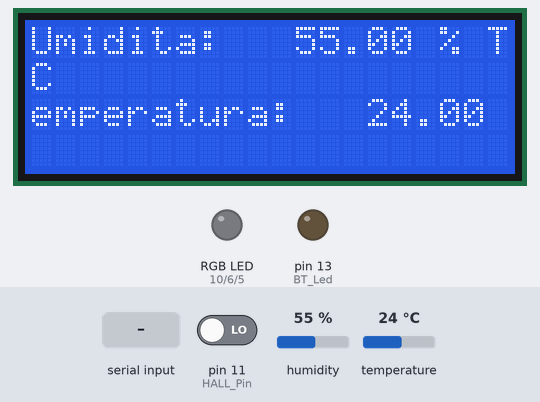
A sketch run on a simulated Arduino Uno, built with avr-gcc and run on an emulated ATmega328P. On the bench: 20×4 character LCD, an RGB LED mixed from three pins (HIGH = lit), output pins drawn as LEDs (lit = HIGH). The inputs (shaded band) are chosen by the test bench; at power-on: pin 11 (HALL_Pin) LOW, humidity 55 %, temperature 24 °C. Dim RGB values are drawn brighter than linear.

Above: at 2.7 s.
2.8 s: "1" received over the second serial link
At 7.0 s:
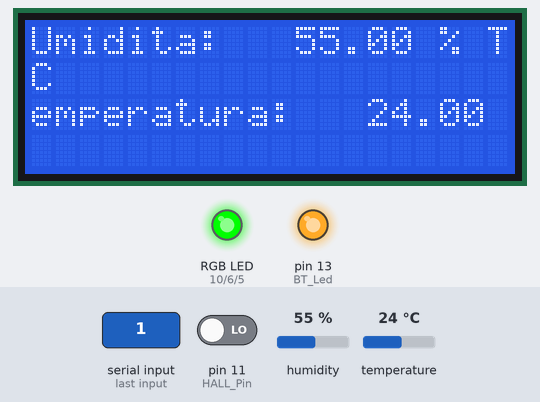
7.8 s: pin 11 (HALL_Pin) driven HIGH
At 9.3 s:
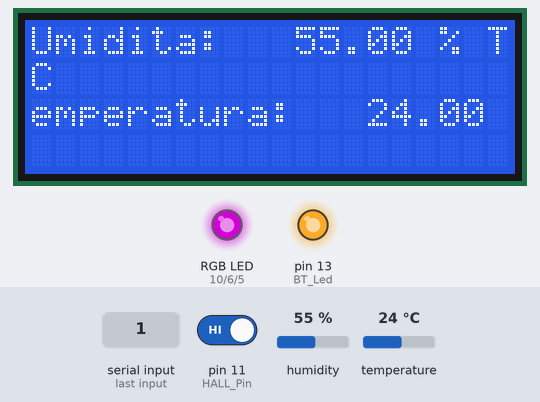
10.3 s: "0" received over the second serial link
At 13.08 s:
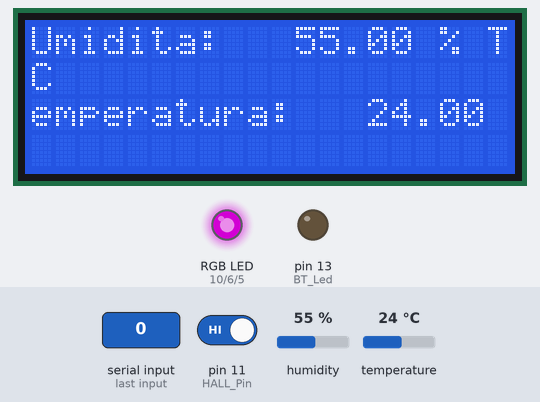
14.6 s: humidity set to 22 %
At 16.1 s:
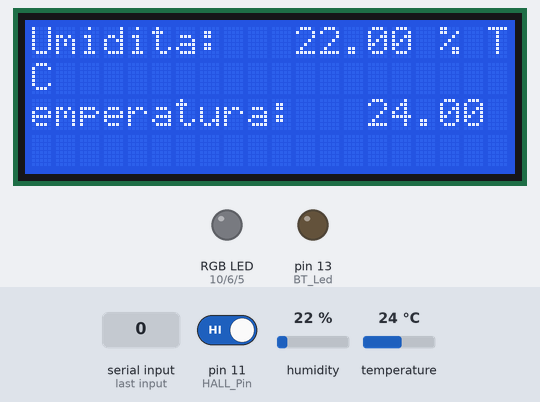
17.1 s: temperature set to 12 °C
At 18.4 s:
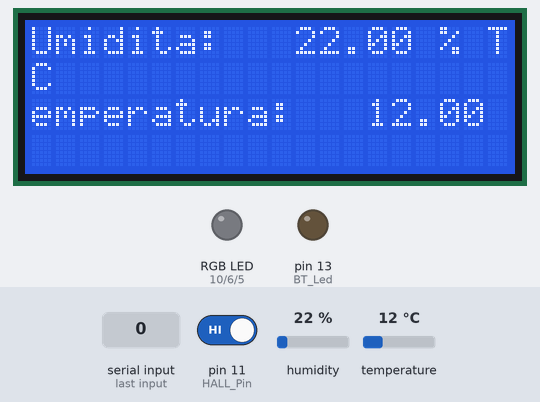
23.6 s: humidity set to 40 %
At 24.0 s:
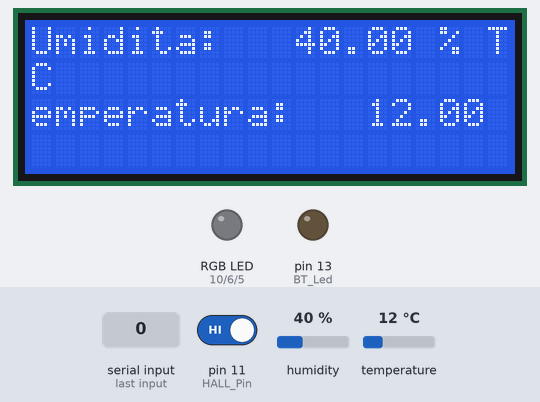
Timing chart, 0 to 26.6 s (numbered marks = the images above; inputs shaded):
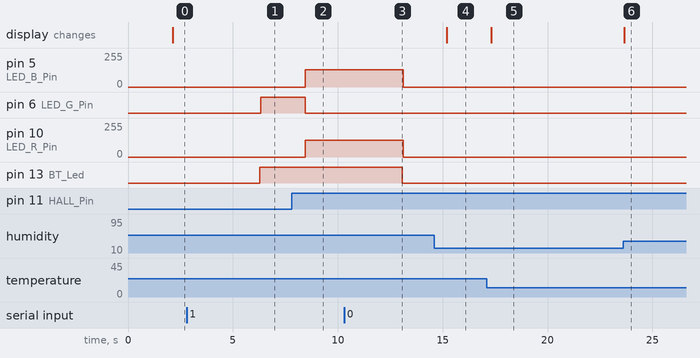

The sketch:

LS.ino
```cpp
// costanti per individuare i LED R, G e B rispettivamente ai pin 5, 6, 10 (a quanto pare il pin 7 del mio arduino non funziona)


#include <LiquidCrystal_I2C.h>
#include <DHT_U.h>
#include <DHT.h>
#include <Wire/Wire.h>
#include <SoftwareSerial.h>

const int LED_B_Pin = 5;
const int LED_G_Pin = 6;
const int LED_R_Pin = 10;
const int HALL_Pin = 11;
const int res = A0;

LiquidCrystal_I2C lcd(0x27, 20, 4);

int value = 0;
int value_R = 0;

#define DHTPIN 4
#define DHTTYPE DHT11

float temperatura;
float umidita;

DHT dht(DHTPIN, DHTTYPE);


//Bluetooth

int rxPin = 9;
int txPin = 8;
SoftwareSerial bluetooth(rxPin, txPin);

String message; //string that stores the incoming message
const int BT_Led = 13;


void setup() {

	//connessione seriale
	Serial.begin(9600);
	bluetooth.begin(9600);

	//impostiamo i pin RGB come uscita
	pinMode(LED_G_Pin, OUTPUT);
	pinMode(LED_R_Pin, OUTPUT);
	pinMode(LED_B_Pin, OUTPUT);
	pinMode(HALL_Pin, INPUT);

	pinMode(BT_Led, OUTPUT);

	lcd.begin();
	lcd.backlight();

	lcd.println("Intializing...");

	dht.begin();
}

void loop() {


	while (bluetooth.available())
	{
		message = char(bluetooth.read());
	}

	delay(2000);
	lcd.clear();
	umidita = dht.readHumidity();
	temperatura = dht.readTemperature();

	if (isnan(umidita) || isnan(temperatura)) {
		Serial.println("Failed to read from DHT sensor!");
		lcd.clear();
		lcd.println("Failed to read from DHT sensor!");
		return;
	}

	lcd.println("Umidita: ");
	lcd.print(umidita);
	lcd.print(" % ");
	lcd.println("Temperatura: ");
	lcd.print(temperatura);
	lcd.print(" C");
	String text = "";

	int hall_state = digitalRead(HALL_Pin);


	if (!bluetooth.available()) {

		if (message != "") {

			if (message == "1") {

				digitalWrite(BT_Led, HIGH);

				bluetooth.println("Sistema acceso");

				text = "Temperatura :" + String(temperatura) + " Umidita: " + String(umidita) + ";";
				bluetooth.print(text);


				if (hall_state == HIGH) {
					//lettura sensore A0 ovvero la tensione della fotoresistenza
					value = analogRead(res);
					value_R = value / 4;

					//Serial.println(value_R);

					//il 255 serve a invertire il funzionamento più c'è luce meno si accende il led
					//Il led rosso serve a rappresentare i colori caldi mentre il blu i freddi
					analogWrite(LED_R_Pin, 255 - value_R);
					analogWrite(LED_B_Pin, value_R);
					analogWrite(LED_G_Pin, 0);
					delay(500);
				}
				else {
					analogWrite(LED_R_Pin, 0);
					analogWrite(LED_B_Pin, 0);
					analogWrite(LED_G_Pin, 255);
				}
			}
			else if (message == "0") {

				digitalWrite(BT_Led, LOW);

				bluetooth.println("Sistema spento");
				bluetooth.print(";");

				text = "Temperatura :" + String(temperatura) + " Umidita: " + String(umidita) + ";";
				bluetooth.print(text);


				analogWrite(LED_R_Pin, 0);
				analogWrite(LED_B_Pin, 0);
				analogWrite(LED_G_Pin, 0);
			}

		}
	}

}
```

Measured:
- after the input at 2.8 s, pin 6 (LED_G_Pin), pin 13 (BT_Led): LOW → HIGH after 3.5 s
- after the input at 7.8 s, pin 5 (LED_B_Pin): 0/255 → 128/255 after 0.64 s; pin 6 (LED_G_Pin): HIGH → LOW after 0.64 s; pin 10 (LED_R_Pin): 0/255 → 127/255 after 0.64 s
- after the input at 10.3 s, pin 5 (LED_B_Pin): 128/255 → 0/255 after 2.8 s; pin 10 (LED_R_Pin): 127/255 → 0/255 after 2.8 s; pin 13 (BT_Led): HIGH → LOW after 2.8 s
- after the input at 14.6 s, the display: changes after 0.59 s (image 4)
- after the input at 17.1 s, the display: changes after 0.21 s (image 5)
- after the input at 23.6 s, the display: changes after 0.06 s (image 6)
